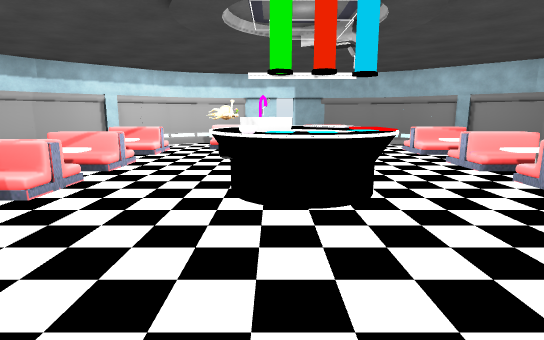
view 1 (above)

15 first-person views from a walk through a scene from a Unity 3-D project. The camera is 1.3 m above the floor, tilts 10° down and sees 80° across. Doors are open. The floor is counted in squares, 1 m on a side. Each view is taken from the middle of a square. On the plan, view 1 faces up. The plan holds only what a view shows up to about 14 squares ahead; the rest is blank. The player is left out. Some animated figures are left out. Some surface patterns are stand-ins.

view 2
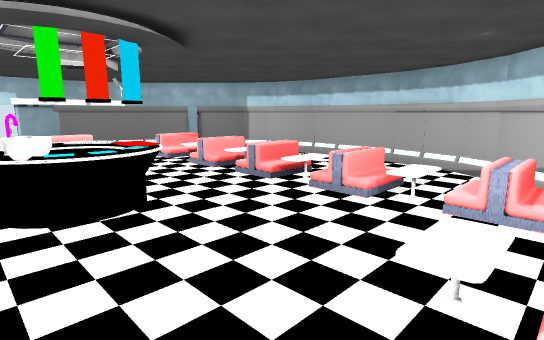

view 3
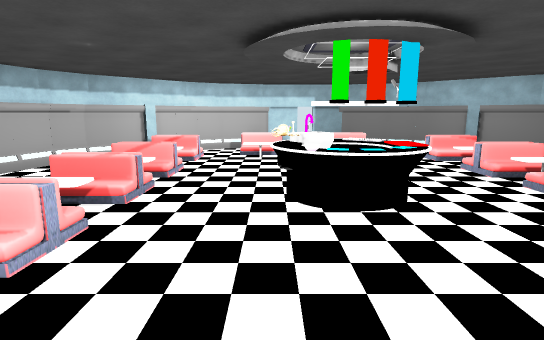

view 4
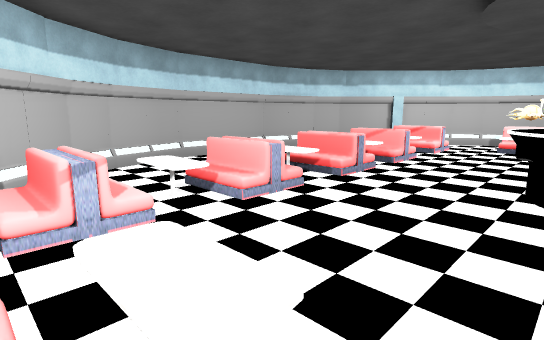

view 5
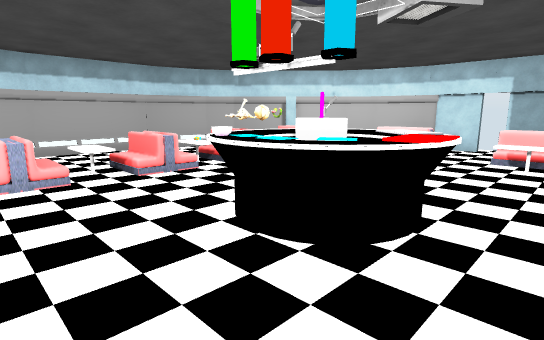

view 6
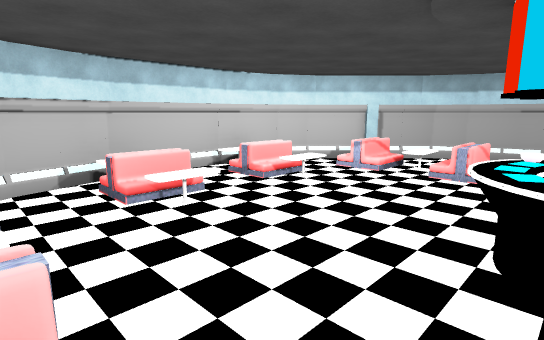

view 7
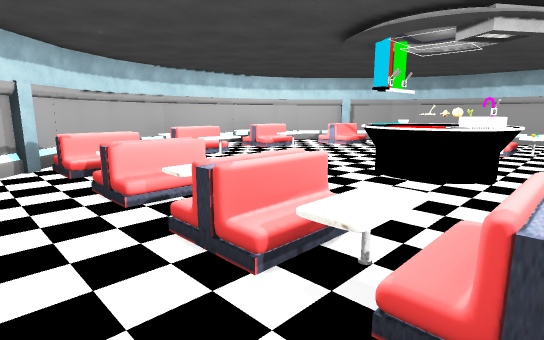

view 8
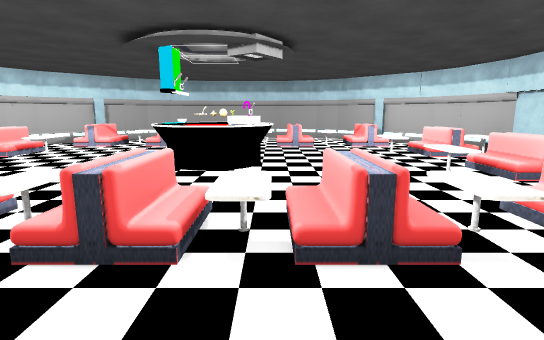

view 9
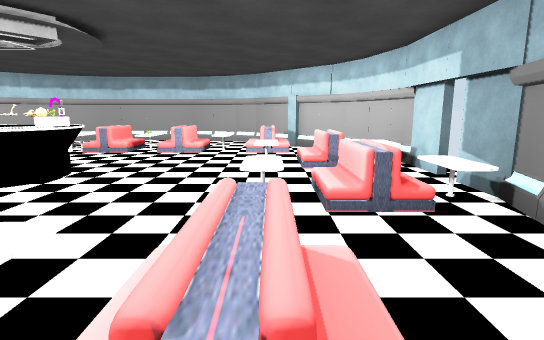

view 10
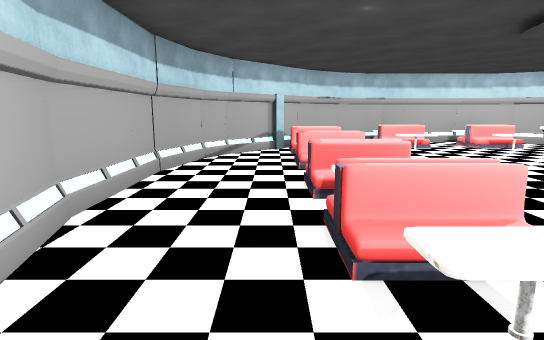

view 11
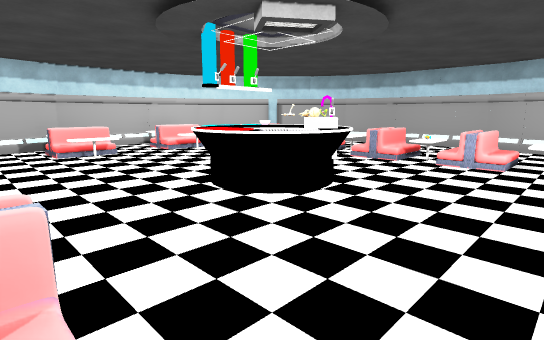

view 12
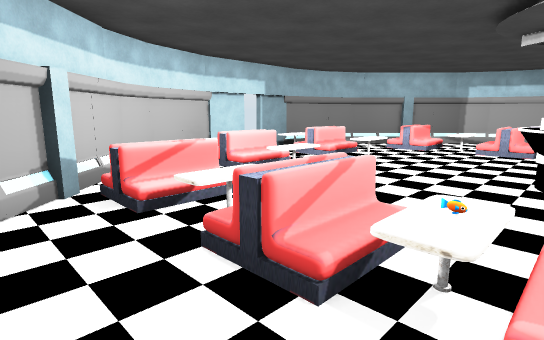

view 13
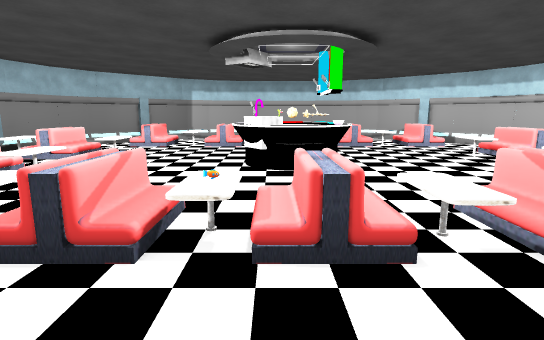

view 14
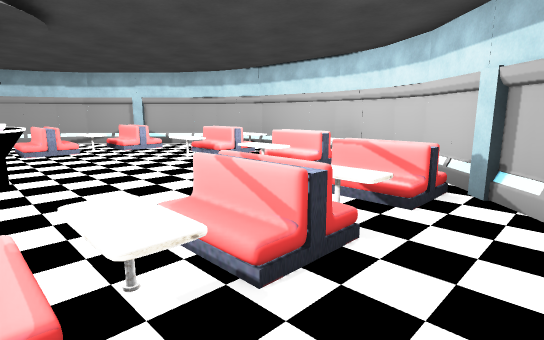

view 15
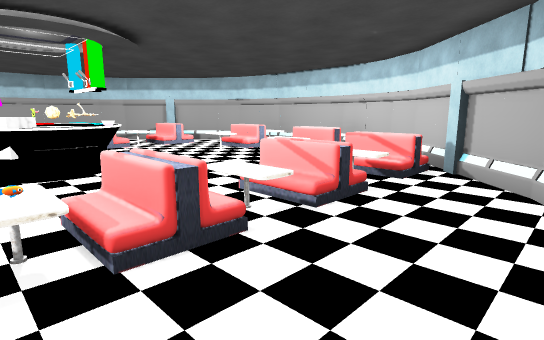

### Floor plan
Key: @ floor where view 1 was taken; # wall or solid block; . floor; / step, stairs or slope; D open door; = window, fence, low wall or low ledge; O other object.
Columns run from 9 left of view 1 to 10 right of it. Each row starts with its distance up from view 1.
 15       ###DD##
 14     ###OODOO####
 13    ##..  ..O...##
 12   ##... O..O....#
 11  ##.==.OO.OOO.OO.##
 10  #................#
  9  #..OO........OO..#
  8 ##..OO........OO..##
  7 #....O...OO...OO...#
  6 #.../O..OOOO..OO...#
  5 #...//..OOOO../O...#
  4 #...OO...OO...OO...#
  3 ##..OO........OO..##
  2  #..OO........OO..#
  1  #..OO........OO..#
  0  ##.OO.OO@OOO.OO.##
 -1   ##...O/..O....##
 -2    ##..O#.. O..##
 -3     ###OO.OO####
 -4       #######

Where each view was taken, in squares from view 1:
view 1: 0 up, 0 right, facing up
view 2: 1 down, 1 left, facing up-right
view 3: 1 down, 1 left, facing up
view 4: 1 down, 0 right, facing up-left
view 5: 2 up, 3 right, facing up-left
view 6: 5 up, 5 right, facing down-left
view 7: 8 up, 8 right, facing down-left
view 8: 7 up, 9 right, facing left
view 9: 11 up, 7 right, facing left
view 10: 11 up, 7 right, facing down
view 11: 10 up, 5 right, facing down-left
view 12: 6 up, 7 left, facing up-right
view 13: 6 up, 8 left, facing right
view 14: 5 up, 7 left, facing down-right
view 15: 7 up, 8 left, facing down-right
